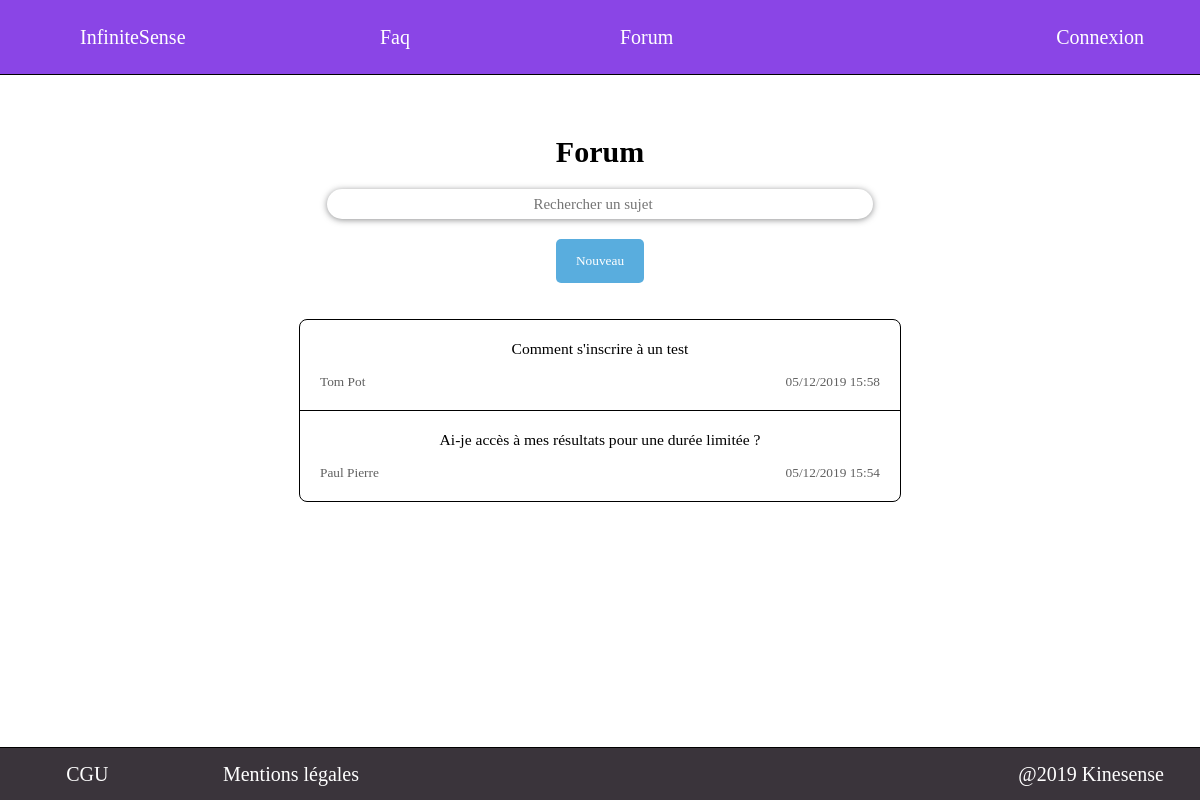
/src/view/autre/Forum.php, run on the app's committed database.
### tables this page shows
CREATE TABLE sujet_forum(
	id_sujet INT AUTO_INCREMENT PRIMARY KEY,
	id_utilisateur INT NOT NULL,
	titre VARCHAR(255) NOT NULL,
	date_creation_sujet DATETIME NOT NULL,
	CONSTRAINT fk_sujet_forum_utilisateur FOREIGN KEY (id_utilisateur) REFERENCES utilisateur(id_utilisateur)
);

CREATE TABLE utilisateur(
	id_utilisateur INT AUTO_INCREMENT PRIMARY KEY,
	prenom VARCHAR(30) DEFAULT NULL,
	nom VARCHAR(30) DEFAULT NULL,
	adresse_mail VARCHAR(50) NOT NULL UNIQUE,
	mot_de_passe VARCHAR(255) DEFAULT NULL,
	role CHAR NOT NULL
);

### src/view/autre/Forum.php (the view, shortened to what this page needs)
<!DOCTYPE html>
<html>
	<head>
		<link rel="stylesheet" href="../../public/css/autre/Forum.css"/>
	</head>
	<body>
		<?php include("../general/Header.php"); ?>
		<?php
    if (!isset($_SESSION['id_utilisateur'])) {$id_utilisateur=0;} else {$id_utilisateur=$_SESSION['id_utilisateur'];}
    ?>
		<?php include('../general/Message_serveur.php');?>
    <section>
			<nav>
				<h1> Forum </h1></br>
				<form method="post" action="Forum.php">
					<input type="search" name="search" autocomplete="off" placeholder="Rechercher un sujet" size="64" maxlength="64"/>
				</form><br>
				<?php
				if ($id_utilisateur==0) {
					?><button type='button' id='new_message' onclick="show_connexion_form()">Nouveau</button><?php
				} else {
					?><button type='button' id='new_message' onclick='show_new_subject_form()'>Nouveau</button><?php
				}
				?>
			</nav>
			<?php
			$db = db_connect();
				?><script> show_message('Connexion à la base de donnée impossible','red'); </script><?php
			try {
				if (isset($_POST['search'])) {
					$search=$_POST['search'];
					$keywords=explode(' ', $search);
					$req = "SELECT * FROM sujet_forum WHERE 0";
					foreach($keywords as $keyword) {
						$req .= " OR concat(nom,prenom,adresse_mail) LIKE '%$keyword%'";
					}
					$req .=' ORDER BY date_creation_sujet DESC';
				} else {
					$req = "SELECT * FROM sujet_forum ORDER BY date_creation_sujet DESC";
				}
				$rep = $db->query($req);
			} catch (Exception $e)
			{
				?><script type="text/javascript"> show_message('Erreur serveur','red'); </script><?php
				exit;
			}
			if ($rep->rowCount()==0)
			{
				?><script type="text/javascript"> show_message('Aucun sujet trouvé','orange'); </script><?php
			} else {
			?>
				<div id="sujets">
							<?php
			      	while ($sujet=$rep->fetch()) {
								$id_sujet=$sujet['id_sujet'];
								?>
	              <div class='sujet'>
	                <a href="Forum_sujet.php?id_sujet=<?php echo $id_sujet;?>"><button>
	                  <?php
	                  try {
	                    $id_utilisateur=$sujet['id_utilisateur'];
	                    $req2 = "SELECT nom, prenom FROM utilisateur where id_utilisateur=$id_utilisateur";
	                    $rep2 = $db->query($req2);
	                    $user=$rep2->fetch();
											$titre_sujet=$sujet['titre'];
											$date_creation_sujet=date('d/m/Y H:i', strtotime($sujet['date_creation_sujet']));
											$prenom=$user['prenom'];
											$nom=$user['nom'];
	                    ?>
	                    <h3><?php echo $titre_sujet; ?></h3><p></br></p>
	                    <div class="utilisateur"><?php echo $prenom." ".$nom; ?></div>
											<div class="date"><?php echo $date_creation_sujet; ?></div>
	                    <?php
		                } catch (Exception $e)
	                  {
	                    ?><script type="text/javascript">
	                    show_message("Erreur serveur au sujet id="+<?php echo $id_sujet ?>,'red');
	                    </script><?php
	                  }
	                ?>
								</button></a>
								</div>
				      	<?php
							}
							?>
				</div>
			<?php
			}
			?>
		</section>
		<?php include("../general/Footer.php"); ?>
	</body>
</html>

### src/public/css/autre/Forum.css (style rules this page uses)
section { position:relative; top:75px; width:100%; }
section nav { position:relative; margin-top:5%; margin-bottom:3%; }
section nav h1 { text-align:center; font-size:30px; }
section nav form { margin:auto; text-align:center; height:30px; width:570px; padding-bottom:2px; padding-top:2px; }
section nav form input { border:none; border-radius:20px; outline: none; height: 100%; text-align:center; box-shadow: 0 1px 6px 0 rgba(32, 33, 36, .5); font-size:15px; }
section nav button { background-color: #59adde; color: white; padding: 14px 20px; border: none; outline: none; border-radius: 5px; display: block; margin: auto; }
#sujets { position:relative; overflow-y: auto; max-height:273px; scrollbar-width: thin; width: 50%; margin: auto; border:1px black solid; border-radius: 8px; overflow-x: hidden; }
#sujets > .sujet { width: 100%; border-bottom: 1px black solid; display:flex; justify-content:flex-start; align-items: center; }
#sujets > .sujet:last-child { border:none; }
#sujets > .sujet > a { width:100%; }
#sujets > .sujet > a button { width: 100%; padding: 20px; background-color: transparent; border: none; outline: none; cursor: pointer; }
#sujets > .sujet > a h3 { font-weight: normal; }
#sujets > .sujet > a .utilisateur { float:left; color: #606060; }
#sujets > .sujet > a .date { float:right; color: #606060; }
:root { --cancel_color: #ff476f; --delete_color: #59adde; }

### src/public/css/general/Header.css (style rules this page uses)
* { font-family: Cambria;padding: 0; margin: 0; }

### src/public/css/general/Connexion_form.css (style rules this page uses)
:root { --cancel_color: #ff476f; --delete_color: #59adde; }

### data on the page
sujet_forum: titre "Comment s'inscrire à un test", id_utilisateur.prenom "Tom", id_utilisateur.nom "Pot", date_creation_sujet "05/12/2019 15:58"
sujet_forum: titre "Ai-je accès à mes résultats pour une durée limitée ?", id_utilisateur.prenom "Paul", id_utilisateur.nom "Pierre", date_creation_sujet "05/12/2019 15:54"
